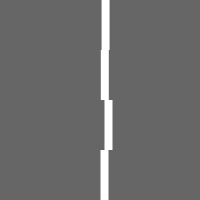
Frame 1 (no input)
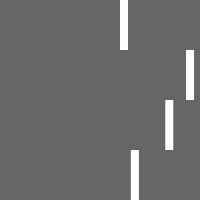
Frame 60 (the mouse pressed at the canvas centre just before this capture)
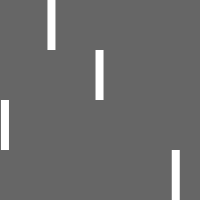
Frame 120 (the mouse held since frame 60 and released just before this capture)

The Processing sketch that drew these frames (run headless with seeded random() and noise(); from frame 60 on, the mouse is pressed at the canvas centre):

// Processing sketch: Nonlinear
// ── Nonlinear.pde
/**
 * Nonlinear. 
 * 
 * Each object moves according to a different simple equation. 
 * These are the same equations that were drawn in the "SimpleCurves" example. 
 * Once again, each value put into the equation is between 0 and 1 and 
 * then scaled to fill the screen. 
 * 
 * Updated 1 September 2002
 */

int size = 8;
int legth = 50;

int aSize;           // Height of the shape
float aPos;          // Position of shape
float aSpeed;        // Speed of the shape
int aDirection = 1;  // Left or Right

float bPos; 
float bSpeed;
int bDirection = 1;

float cPos;
float cSpeed;
int cDirection = 1;

float dPos;
float dSpeed;
int dDirection = 1;


void setup() 
{
  size(200, 200);
  noStroke();
  frameRate(60);
  aPos = bPos = cPos = dPos = width/2;
}

void draw() 
{
  background(102);
  fill(255);

  aSpeed = squared(aPos/float(width-size)) * 2.0;
  aPos = aPos + ((aSpeed*2.0+0.5) * aDirection );
  if (aPos > width-size || aPos < 0) { aDirection = aDirection * -1; }
  rect(aPos, 0, size, 50);
  
  bSpeed = quad(bPos/float(width-size)) * 2.0;
  bPos = bPos + ((bSpeed*2.0+0.5) * bDirection );
  if (bPos > width-size || bPos < 0) { bDirection = bDirection * -1; }
  rect(bPos, 50, size, 50);
  
  cSpeed = hump(cPos/float(width-size)) * 2.0;
  cPos = cPos + ((cSpeed*2.0+0.5) * cDirection );
  if (cPos > width-size || cPos < 0) { cDirection = cDirection * -1; }
  rect(cPos, 100, size, 50);
  
  dSpeed = quadHump(dPos/float(width-size)) * 2.0;
  dPos = dPos + ((dSpeed*2.0+0.5) * dDirection );
  if (dPos > width-size || dPos < 0) { dDirection = dDirection * -1; }
  rect(dPos, 150, size, 50);
  
}

float quad(float sa) {
  return sa*sa*sa*sa;
}

float quadHump(float sa) {
  sa = (sa - 0.5); //scale from -2 to 2
  sa = sa*sa*sa*sa * 16;
  return sa;
}

float hump(float sa) {
  sa = (sa - 0.5) * 2; //scale from -2 to 2
  sa = sa*sa;
  if(sa > 1) { sa = 1; }
  return 1-sa;
}

float squared(float sa) {
  sa = sa*sa;
  return sa;
}
